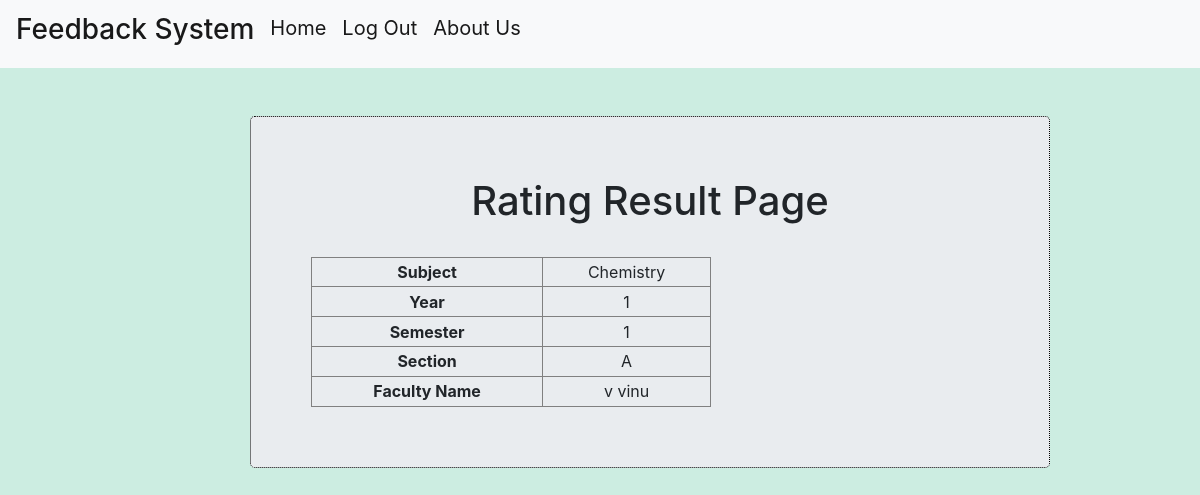
/hod_portal/feedback_result/1/ (signed in), run on the app's committed database.
### Feedback_System/models.py (models this page shows, shortened)
class Teaches(models.Model):
    faculty = models.ForeignKey(FacultyProfile,on_delete = models.CASCADE)
    subject = models.ForeignKey(Subject,on_delete = models.CASCADE)
    years = (('1','1'),('2','2'),('3','3'),('4','4'))
    sections = (('A','A'),('B','B'),('C','C'))
    semesters = ((1,1),(2,2))
    year = models.CharField(max_length=1,choices=years,default='1')
    semester = models.IntegerField(choices=semesters,default=1)
    section = models.CharField(max_length=1,choices=sections,default='A')
    def __str__(self):
        return self.faculty.user.username + " " + self.subject.name

class Subject(models.Model):
    name = models.CharField(max_length=250, blank=False)
    branch = models.CharField(max_length=5)
    year = models.IntegerField(default=1)
    semester = models.IntegerField(default=1)
    def __str__(self):
        return self.name

class FacultyProfile(models.Model):
    user = models.OneToOneField(User,on_delete=models.CASCADE)
    age = models.PositiveIntegerField()
    subject = models.ManyToManyField(Subject, related_name="subject_teachers")

### Feedback_System/views.py (the view)
# urls.py: url(r'^hod_portal/feedback_result/(?P<pk>[-\w]+)/$',views.feedback_result,name='feedback_result'),
@login_required
def feedback_result(request,pk):
    feedback = models.Teaches.objects.filter(id=pk)[0]
    print(feedback)
    details = {
        'feedback' : feedback,
    }
    return render(request,'Feedback_System/feedback_result.html',context=details)

### templates/Feedback_System/feedback_result.html
{% extends 'Feedback_System/base.html' %}
{% load staticfiles %}
{% block head_block %}
  <link rel="stylesheet" href="{% static 'css/portals.css' %}">
{% endblock %}
{% block body_block %}
<div id="content">
  <div class="jumbotron">
    <center>
  <h1>Rating Result Page</h1><br>
  </center>
    <table border="1" width="400" height="150" style="{padding-left:400px}">
      <tr>
        <th>Subject</th>
        <td>{{feedback.subject}}</td>
      </tr>
      <tr>
        <th>Year</th>
        <td>{{feedback.year}}</td>
      </tr>
      <tr>
        <th>Semester</th>
        <td>{{feedback.semester}}</td>
      </tr>
      <tr>
        <th>Section</th>
        <td>{{feedback.section}}</td>
      </tr>
      <tr>
        <th>Faculty Name</th>
        <td>{{feedback.faculty.user.first_name}} {{feedback.faculty.user.last_name}}</td>
      </tr>
    </table>
  </div>
</div>
{% endblock %}

### static/css/portals.css (style rules this page uses)
.jumbotron { padding: 60px; width: 800px; height: auto; align-content: center; border: 1px dotted black; }
#content { padding-left: 250px; }
body { background-color: #ccede1; }
th , td { text-align: center; }

### data on the page
Teaches: subject "Chemistry", year "1", semester "1", section "A", faculty.user.first_name "v", faculty.user.last_name "vinu"
